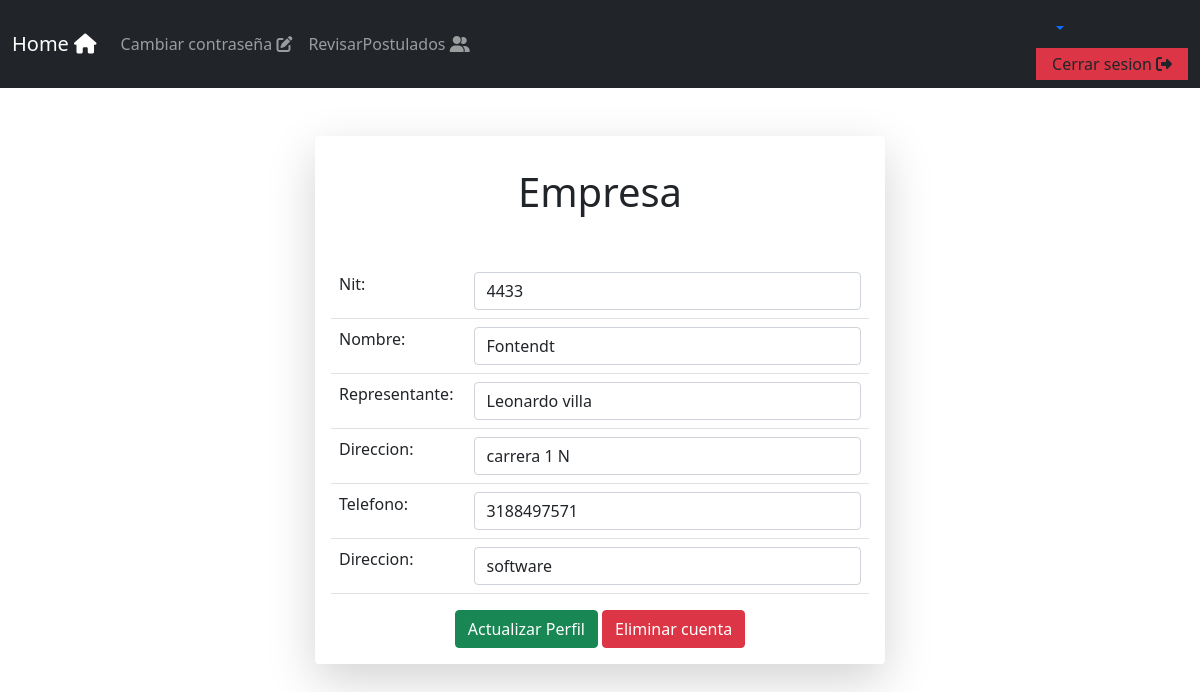
/logic/C_perfilEmpresa.php (signed in), run on the app's committed database.
### tables this page shows
CREATE TABLE `empresa` (
  `nit` int(11) NOT NULL,
  `nombre` varchar(50) NOT NULL,
  `representante` varchar(50) NOT NULL,
  `direccion` varchar(50) NOT NULL,
  `telefono` varchar(11) NOT NULL,
  `descripcion` varchar(100) NOT NULL,
  `contrasenia` varchar(100) NOT NULL,
  `estado` int(2) NOT NULL
);

### controller/Sentencias.php (called while the page is built, shortened)
<?php
    include "../models/database.php";
    class Sentencias
    {
        private $db;
        public function __construct()
        {
            $this->db = new Conexion();
            $this->db = $this->db->conectar();
        }
        public function perfilEmpresa($nit)
        {
            $sql = "SELECT * FROM empresa WHERE nit = '".$nit."' AND estado = 1";
            $registro = array();
            try{
                $query = $this->db->prepare($sql);
                $query->execute();
                $row =  $query->fetch(PDO::FETCH_ASSOC);
                $registro[] = $row;
            }catch (Exception $ew){
                echo "El error es: ".$ew->getMessage();
            }
            return $registro;
        }
    }
?>

### models/database.php (called while the page is built, shortened)
<?php
    class Conexion
    {
        private $conexion;
        public function conectar(){
            $url ="mysql:host=localhost;dbname=proyecto";
            try{
                $this->conexion = new PDO($url, "root", "");
                $this->conexion->setAttribute(PDO::ATTR_ERRMODE, PDO::ERRMODE_EXCEPTION);
            }
            catch(PDOException  $e){
                echo "El error es: "+$e->getMessage();
            }
            return $this->conexion;
        }
    }
?>

### views/perfilE.php (the view)
<?php require("../includes/header.php"); ?>
<?php require("../includes/navbarEe.php"); ?>
<div class="container">
  <div class="row justify-content-center">
    <div class="col-sm-6 shadow-lg p-3 mb-5 bg-body rounded mt-5">
      <form method="POST">
        <h1 class="text-center mb-5 mt-3">Empresa</h1>
        <table class="table">
          <tbody>
            <?php foreach ($listar as $empresa) {
              echo "<tr>";
              echo "<td class='col-md-3'>Nit:</td>";
              echo  "<td><input type='number' class='form-control input-sm' name='nit' value=" . $empresa['nit'] . " required></td>";
              echo "</tr>";
              echo "<tr>";
              $nom =  $empresa['nombre'];
              echo "<td class='col-md-3'>Nombre:</td>";
              echo  "<td><input type='text' class='form-control input-sm' name='nombre' value='$nom' required></td>";
              echo "</tr>";
              echo "<tr>";
              echo "<td class='col-md-3'>Representante:</td>";
              $repre = $empresa['representante'] ;
              echo  "<td><input type='text' class='form-control input-sm' name='representante' value='$repre' required></td>";
              echo "</tr>";
              echo "<tr>";
              echo "<td class='col-md-3'>Direccion:</td>";
              $dir =  $empresa['direccion'];
              echo  "<td><input type='text' class='form-control input-sm' name='direccion' value='$dir' required></td>";
              echo "</tr>";
              echo "<tr>";
              echo "<td class='col-md-3'>Telefono:</td>";
              echo  "<td><input type='text' class='form-control input-sm' name='telefono' value=" . $empresa['telefono'] . " required></td>";
              echo "</tr>";
              echo "<tr>";
              echo "<td class='col-md-3'>Direccion:</td>";
              echo  "<td><input type='text' class='form-control input-sm' name='descripcion' value=" . $empresa['descripcion'] . " required></td>";
              echo "</tr>";
            }
            ?>
          </tbody>
        </table>
        <div class="panel-footer text-center">
          <input type="submit" class="btn btn-success" name="modificar" value="Actualizar Perfil">
          <input type="submit" class="btn btn-danger" id="delete" name="eliminar" value="Eliminar cuenta">
        </div>
      </form>
    </div>
  </div>
</div>
<?php require("../includes/footer.php"); ?>

### data on the page
empresa: nit "4433", nombre "Fontendt", representante "Leonardo villa", direccion "carrera 1 N", telefono "3188497571", descripcion "software"
